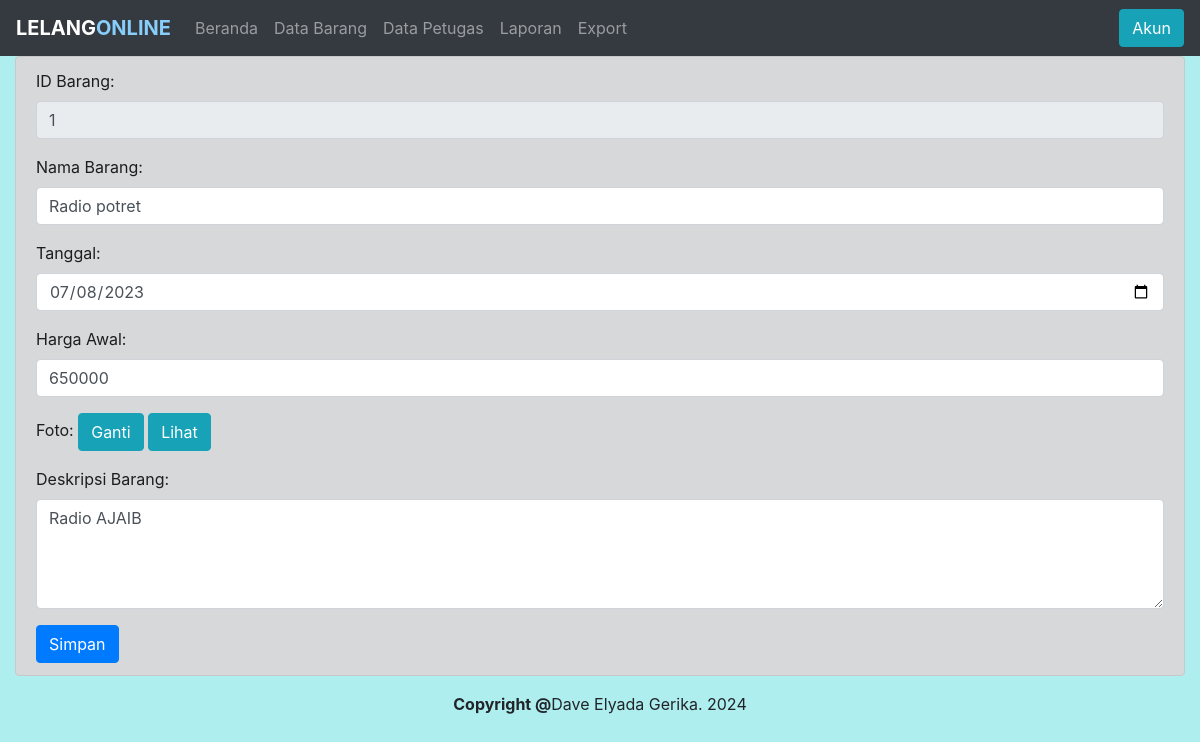
Screenshot of /petugas/edit.php?id_barang=1 (signed in) with the database file from the repository.
### tables this page shows
CREATE TABLE `tb_barang` (
  `id_barang` int(11) NOT NULL,
  `nama_barang` varchar(25) NOT NULL,
  `tgl` date NOT NULL,
  `harga_awal` int(20) NOT NULL,
  `foto` varchar(255) NOT NULL,
  `deskripsi_barang` text NOT NULL
);

### petugas/edit.php (the view, shortened to what this page needs)
<!DOCTYPE html>
<html lang="en">
	<head>
		<link rel="stylesheet" href="../assets/css/bootstrap.css">
	</head>
	<body>
		<nav class="navbar navbar-expand-sm bg-dark navbar-dark sticky-top">
			<a class="navbar-brand" href="index.php"><span style="font-weight: bold;">LELANG<span style="color: lightskyblue;">ONLINE</span></span></a>
			<div class="collapse navbar-collapse" id="collapsibleNavbar">
				<?php
					if(!isset($_SESSION['id_level']))
					{
						echo"
						<script>
							alert('Tindakan ilegal...menuju ke Login');
							location.href='../index.php';
						</script>";
					}
					else
					{
						$level=$_SESSION['id_level'];
						if($level==1)
						{
							echo
							'
							<ul class="navbar-nav mr-auto">
								<li class="nav-item">
									<a class="nav-link" href="index.php">Beranda</a>
								</li>
								<li class="nav-item">
									<a class="nav-link" href="data_barang.php">Data Barang</a>
								</li>
								<li class="nav-item">
									<a class="nav-link" href="data_petugas.php">Data Petugas</a>
								</li>
<li class="nav-item">
									<a class="nav-link" href="laporan.php">Laporan</a>
								</li>
								<li class="nav-item">
									<a class="nav-link" href="export.php">Export</a>
								</li>
							</ul>
							<button type="button" class="btn btn-info" data-toggle="modal" data-target="#Profile">
								Akun
							</button>
							';
						}
					}
				?>
			</div>
		</nav>
        <?php
            include '../dbconnect.php';
            $id_barang=$_GET['id_barang'];
            $querya="SELECT * FROM tb_barang WHERE id_barang='$id_barang'";
            $resulta=mysqli_query($conn,$querya);
            $dataa=mysqli_fetch_array($resulta);
        ?>
        <div class="container-fluid">
			<div class="alert alert-dark">
				<form action="update.php" method="POST" enctype="multipart/form-data">
					<div class="form-group">
						<label for="id_barang">ID Barang:</label>
						<input type="text" class="form-control" name="id_barang" id="id_barang" placeholder="ID Barang" value="<?php echo $dataa['id_barang']; ?>" readonly>
					</div>
					<div class="form-group">
						<label for="nama_barang">Nama Barang:</label>
						<input type="text" class="form-control" name="nama_barang" id="nama_barang" placeholder="Nama Barang" value="<?php echo $dataa['nama_barang']; ?>">
					</div>
					<div class="form-group">
						<label for="tgl">Tanggal:</label>
						<input type="date" class="form-control" name="tgl" id="tgl" value="<?php echo $dataa['tgl']; ?>">
					</div>
					<div class="form-group">
						<label for="harga_awal">Harga Awal:</label>
						<input type="text" class="form-control" name="harga_awal" id="harga_awal" placeholder="Harga Awal" value="<?php echo $dataa['harga_awal']; ?>">
					</div>
					<div class="form-group">
						<label for="foto">Foto:</label>
						<button type="button" class="btn btn-info" data-toggle="modal" data-target="#Foto">
							Ganti
						</button>
						<button type="button" class="btn btn-info" data-toggle="collapse" data-target="#foto">Lihat</button>
					</div>
					<div class="form-group">
						<label for="deskripsi_barang">Deskripsi Barang:</label>
						<textarea class="form-control" name="deskripsi_barang" id="deskripsi_barang" rows="4" cols="50"><?php echo $dataa['deskripsi_barang']; ?></textarea>
					</div>
					<button type="submit" class="btn btn-primary">Simpan</button>
				</form>
			</div>
        </div>
		<footer class="bg-transparent" >
       	<div class="container my-auto">
			<center>
			<strong>Copyright @</strong>Dave Elyada Gerika. 2024
			</center>
       	</div>
		</footer>
	</body>
</html>

### petugas/edit.php (style rules this page uses)
body { background-color: paleturquoise; }

### rows the page displays
tb_barang: id_barang "1", nama_barang "Radio potret", tgl "07/08/2023", harga_awal "650000", deskripsi_barang "Radio AJAIB"
